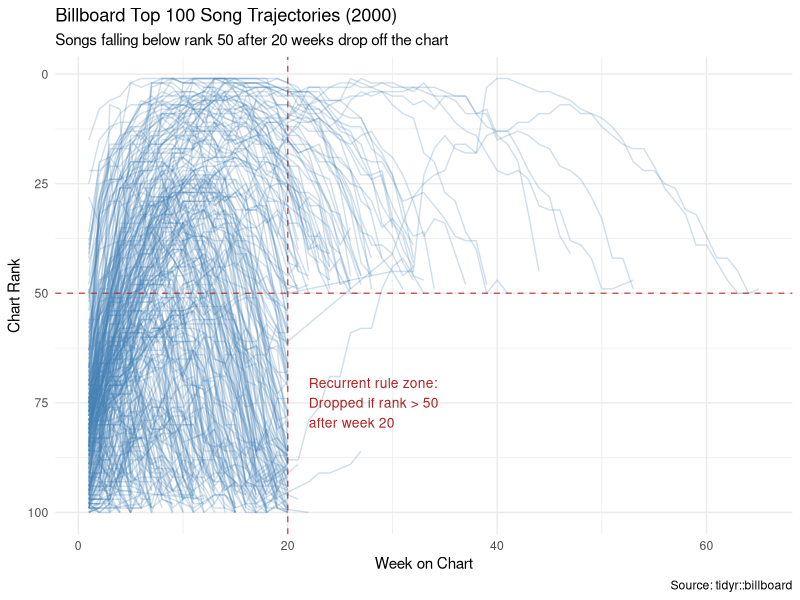

Recreate this plot in R.
## ---- chunk 1
#| message: false
#| label: setup

library(tidyverse)
## ---- chunk 2
#| label: plot-billboard

billboard |>
  pivot_longer(
    cols = starts_with("wk"),
    names_to = "week",
    names_prefix = "wk",
    names_transform = as.integer,
    values_to = "rank",
    values_drop_na = TRUE
  ) |>
  ggplot(aes(x = week, y = rank, group = track)) +
  geom_line(alpha = 0.25, color = "steelblue") +
  geom_vline(xintercept = 20, linetype = "dashed", color = "firebrick", alpha = 0.7) +
  geom_hline(yintercept = 50, linetype = "dashed", color = "firebrick", alpha = 0.7) +
  annotate(
    "text",
    x = 22,
    y = 75,
    label = "Recurrent rule zone:\nDropped if rank > 50\nafter week 20",
    hjust = 0,
    color = "firebrick",
    size = 3.5
  ) +
  scale_y_reverse() +
  theme_minimal() +
  labs(
    title = "Billboard Top 100 Song Trajectories (2000)",
    subtitle = "Songs falling below rank 50 after 20 weeks drop off the chart",
    x = "Week on Chart",
    y = "Chart Rank",
    caption = "Source: tidyr::billboard"
  )
